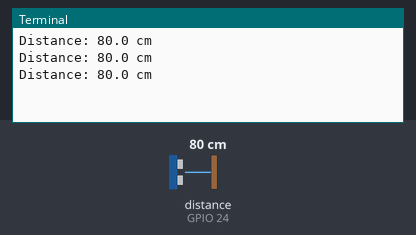
The program below on a simulated Raspberry Pi (BCM pin numbers). Shown: the last lines printed to the terminal. Inputs (shaded band) come from the test bench; at power-on: distance to the obstacle (sensor on GPIO 24) 80 cm. The echo pulse lasts 58.3 µs per cm.

Above: at 1.2 s.
1.3 s: distance to the obstacle (sensor on GPIO 24) set to 2 cm
At 1.91 s:
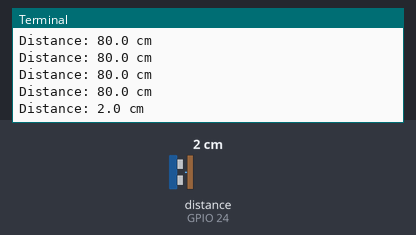
2.8 s: distance to the obstacle (sensor on GPIO 24) set to 4 cm
At 2.91 s:
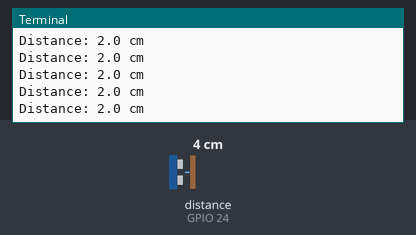
Timing chart, 0 to 5.8 s (numbered marks = the images above; inputs shaded):
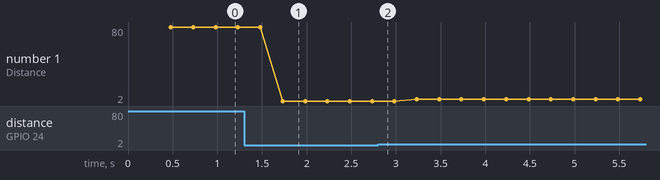

The program:

06_ultrasonic_hc_sr04.py
```python
#!/usr/bin/env python3
"""Measure distance with HC-SR04: Trigger BCM23, Echo BCM24 through divider."""
from gpiozero import DistanceSensor
from time import sleep

# max_distance limits pulse wait and is also the sensor's normalized scale.
sensor = DistanceSensor(echo=24, trigger=23, max_distance=4)
try:
    while True:
        print(f"Distance: {sensor.distance * 100:.1f} cm")
        sleep(0.25)
finally:
    sensor.close()
```

Measured:
- after the input at 1.3 s, the terminal: prints a new line after 0.43 s (image 1)
- plotted number 1: 80 → 2 after the input at 1.3 s, 2 → 4 after the input at 2.8 s
